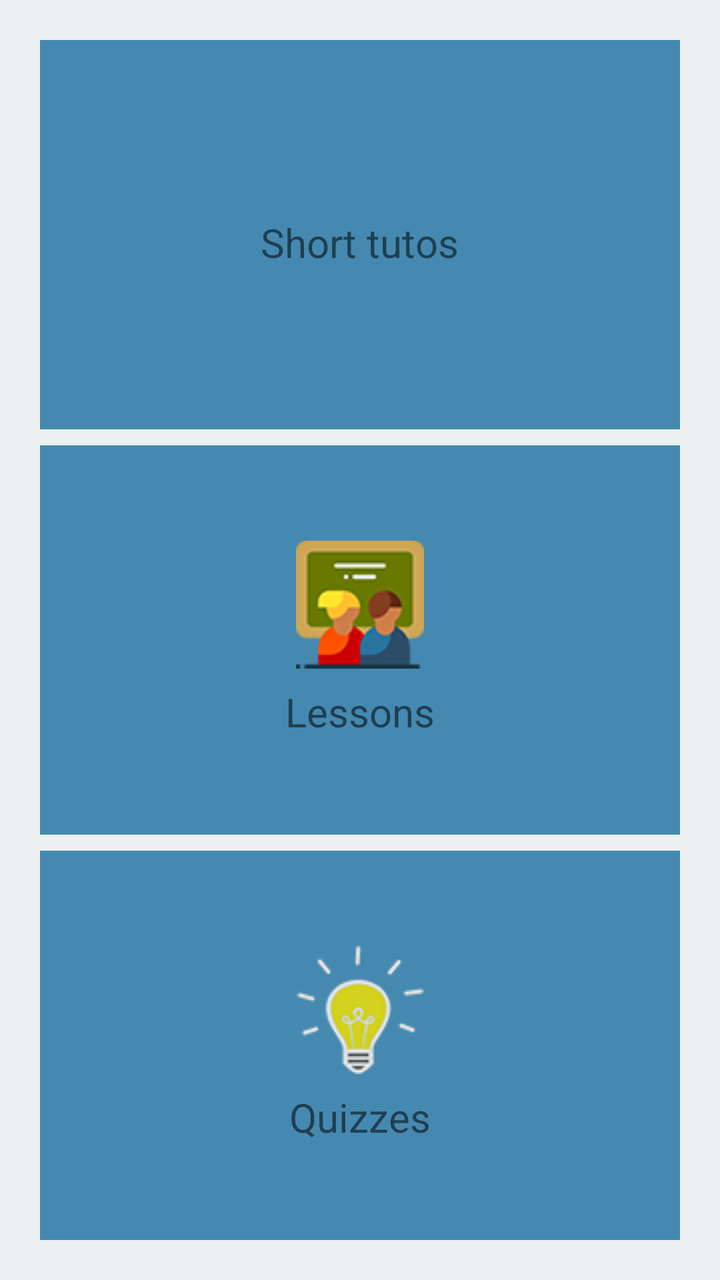
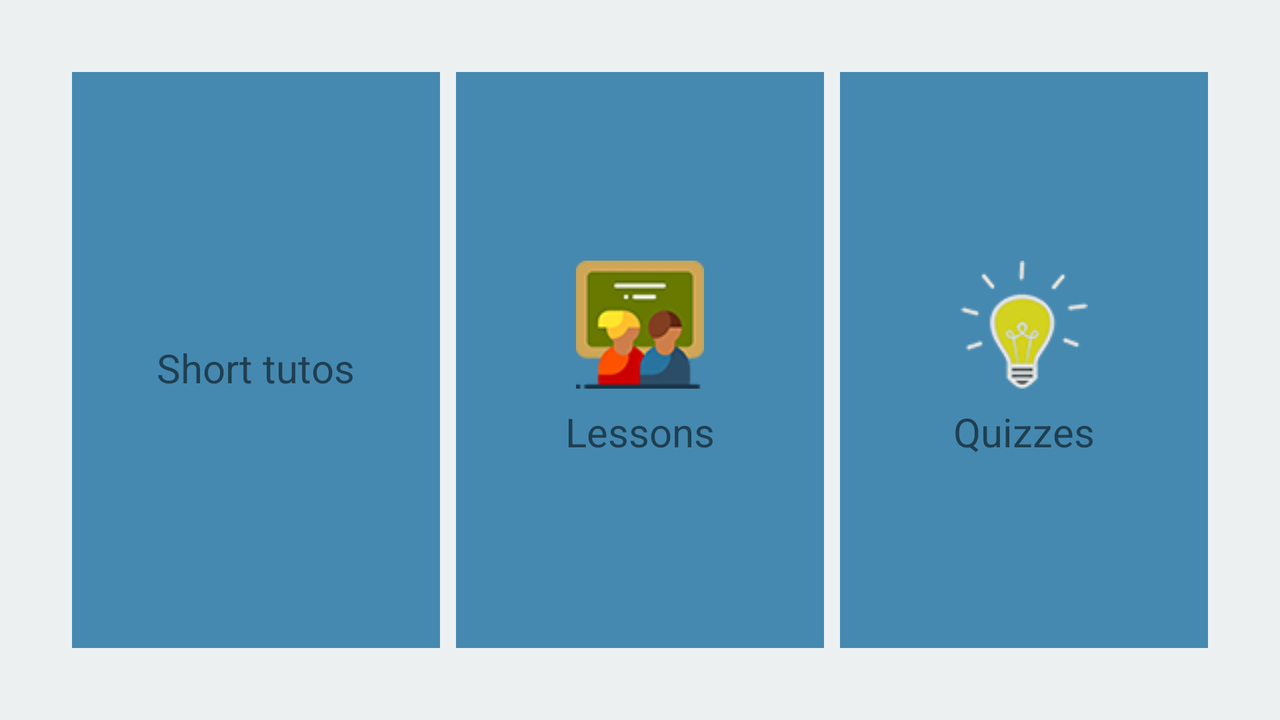

One screen, two layout resources from the same app: the default and the repository's alternative for another configuration. Each is rendered where Android would select it; the XML of both is given below.
<!-- AndroidManifest.xml: application theme AppTheme -->
<!-- res/layout/activity_main.xml -->
<?xml version="1.0" encoding="utf-8"?>
<LinearLayout
    android:id="@+id/mainLayout"
    xmlns:android="http://schemas.android.com/apk/res/android"
    xmlns:tools="http://schemas.android.com/tools"
    android:layout_width="match_parent"
    android:layout_height="match_parent"
    android:paddingBottom="@dimen/vertical_margin_medium"
    android:paddingLeft="@dimen/horizontal_margin_medium"
    android:paddingRight="@dimen/horizontal_margin_medium"
    android:paddingTop="@dimen/vertical_margin_medium"
    android:background="@color/cloud"
    android:orientation="vertical"
    tools:context="io.tatav.learningpc.activities.MainActivity">
    <RelativeLayout
        android:layout_width="match_parent"
        android:layout_height="match_parent"
        tools:layout_height="match_parent"
        tools:layout_width="match_parent"
        android:background="@color/medium_blue"
        android:layout_margin="@dimen/margin_xsmall"
        android:layout_weight="1">
        <Button
            android:layout_width="match_parent"
            android:layout_height="match_parent"
            android:id="@+id/tutoButton"
            android:background="@android:color/transparent"
            tools:layout_height="match_parent"
            tools:layout_width="match_parent" />
        <RelativeLayout
            android:layout_width="wrap_content"
            android:layout_height="wrap_content"
            android:layout_centerInParent="true">
            <ImageView
                android:layout_width="wrap_content"
                android:layout_height="wrap_content"
                android:src="@drawable/button_tuto"
                android:background="@android:color/transparent"
                android:id="@+id/tutoImageView"
                android:layout_centerHorizontal="true"/>
            <TextView
                android:layout_width="wrap_content"
                android:layout_height="wrap_content"
                android:layout_marginTop="@dimen/margin_small"
                android:text="@string/main_activity_tuto_button_title"
                android:layout_below="@+id/tutoImageView"
                android:layout_centerHorizontal="true"
                android:id="@+id/tutoTitleTextView"
                android:textSize="@dimen/text_size_xlarge"/>
        </RelativeLayout>
    </RelativeLayout>

    <RelativeLayout
        android:layout_width="match_parent"
        android:layout_height="match_parent"
        tools:layout_height="match_parent"
        tools:layout_width="match_parent"
        android:background="@color/medium_blue"
        android:layout_margin="@dimen/margin_xsmall"
        android:layout_weight="1">
        <Button
            android:layout_width="match_parent"
            android:layout_height="match_parent"
            android:id="@+id/lessonButton"
            android:background="@android:color/transparent"
            tools:layout_height="match_parent"
            tools:layout_width="match_parent" />
        <RelativeLayout
            android:layout_width="wrap_content"
            android:layout_height="wrap_content"
            android:layout_centerInParent="true">
            <ImageView
                android:layout_width="wrap_content"
                android:layout_height="wrap_content"
                android:src="@drawable/button_lesson"
                android:background="@android:color/transparent"
                android:id="@+id/lessonImageView"
                android:layout_centerHorizontal="true"/>
            <TextView
                android:layout_width="wrap_content"
                android:layout_height="wrap_content"
                android:layout_marginTop="@dimen/margin_small"
                android:text="@string/main_activity_lesson_button_title"
                android:layout_below="@+id/lessonImageView"
                android:layout_centerHorizontal="true"
                android:id="@+id/lessonTitleTextView"
                android:textSize="@dimen/text_size_xlarge"/>
        </RelativeLayout>
    </RelativeLayout>

    <RelativeLayout
        android:layout_width="match_parent"
        android:layout_height="match_parent"
        tools:layout_height="match_parent"
        tools:layout_width="match_parent"
        android:background="@color/medium_blue"
        android:layout_margin="@dimen/margin_xsmall"
        android:layout_weight="1">
        <Button
            android:layout_width="match_parent"
            android:layout_height="match_parent"
            android:id="@+id/quizzButton"
            android:background="@android:color/transparent"
            tools:layout_height="match_parent"
            tools:layout_width="match_parent"/>
        <RelativeLayout
            android:layout_width="wrap_content"
            android:layout_height="wrap_content"
            android:layout_centerInParent="true">
            <ImageView
                android:layout_width="wrap_content"
                android:layout_height="wrap_content"
                android:src="@drawable/button_quizz"
                android:background="@android:color/transparent"
                android:id="@+id/quizzImageView"
                android:layout_centerHorizontal="true"/>

            <TextView
                android:layout_width="wrap_content"
                android:layout_height="wrap_content"
                android:layout_marginTop="@dimen/margin_small"
                android:text="@string/main_activity_quizz_button_title"
                android:layout_below="@+id/quizzImageView"
                android:layout_centerHorizontal="true"
                android:id="@+id/quizzTitleTextView"
                android:textSize="@dimen/text_size_xlarge"/>
        </RelativeLayout>
    </RelativeLayout>
</LinearLayout>
<!-- resources referenced by this layout -->
<resources>
  <color name="cloud">#ECF0F1</color>
  <color name="medium_blue">#4589B0</color>
  <dimen name="horizontal_margin_medium">16dp</dimen>
  <dimen name="margin_small">8dp</dimen>
  <dimen name="margin_xsmall">4dp</dimen>
  <dimen name="text_size_xlarge">20sp</dimen>
  <dimen name="vertical_margin_medium">16dp</dimen>
  <!-- drawable button_lesson: png bitmap (drawable-large, 9059 bytes) -->
  <!-- drawable button_quizz: png bitmap (drawable-normal, 7238 bytes) -->
  <!-- drawable button_tuto: png bitmap (drawable-xlarge, 11133 bytes) -->
  <string name="main_activity_lesson_button_title">Lessons</string>
  <string name="main_activity_quizz_button_title">Quizzes</string>
  <string name="main_activity_tuto_button_title">Short tutos</string>
  <style name="AppTheme" parent="Theme.AppCompat.Light.DarkActionBar">
      
      <item name="colorPrimary">@color/medium_blue</item>
      <item name="colorPrimaryDark">@color/dark_blue</item>
      <item name="colorAccent">@color/black</item>
    </style>
  <color name="dark_blue">#1D628B</color>
  <color name="black">#000</color>
</resources>
<!-- res/layout-land/activity_main.xml (the repository's variant of the layout above) -->
<!-- drawn on the phone turned sideways -->
<?xml version="1.0" encoding="utf-8"?>
<LinearLayout
    android:id="@+id/mainLayout"
    xmlns:android="http://schemas.android.com/apk/res/android"
    xmlns:tools="http://schemas.android.com/tools"
    android:layout_width="match_parent"
    android:layout_height="match_parent"
    android:paddingBottom="@dimen/vertical_margin_large"
    android:paddingLeft="@dimen/horizontal_margin_large"
    android:paddingRight="@dimen/horizontal_margin_large"
    android:paddingTop="@dimen/vertical_margin_large"
    android:background="@color/cloud"
    android:orientation="horizontal"
    tools:context="io.tatav.learningpc.activities.MainActivity">
  <RelativeLayout
      android:layout_width="match_parent"
      android:layout_height="match_parent"
      tools:layout_height="match_parent"
      tools:layout_width="match_parent"
      android:background="@color/medium_blue"
      android:layout_margin="@dimen/margin_xsmall"
      android:layout_weight="1">
    <Button
        android:layout_width="match_parent"
        android:layout_height="match_parent"
        android:id="@+id/tutoButton"
        android:background="@android:color/transparent"
        tools:layout_height="match_parent"
        tools:layout_width="match_parent" />
    <RelativeLayout
        android:layout_width="wrap_content"
        android:layout_height="wrap_content"
        android:layout_centerInParent="true">
      <ImageView
          android:layout_width="wrap_content"
          android:layout_height="wrap_content"
          android:src="@drawable/button_tuto"
          android:background="@android:color/transparent"
          android:id="@+id/tutoImageView"
          android:layout_centerHorizontal="true"/>
      <TextView
          android:layout_width="wrap_content"
          android:layout_height="wrap_content"
          android:layout_marginTop="@dimen/margin_small"
          android:text="@string/main_activity_tuto_button_title"
          android:layout_below="@+id/tutoImageView"
          android:layout_centerHorizontal="true"
          android:id="@+id/tutoTitleTextView"
          android:textSize="@dimen/text_size_xlarge"/>
    </RelativeLayout>
  </RelativeLayout>

  <RelativeLayout
      android:layout_width="match_parent"
      android:layout_height="match_parent"
      tools:layout_height="match_parent"
      tools:layout_width="match_parent"
      android:background="@color/medium_blue"
      android:layout_margin="@dimen/margin_xsmall"
      android:layout_weight="1">
    <Button
        android:layout_width="match_parent"
        android:layout_height="match_parent"
        android:id="@+id/lessonButton"
        android:background="@android:color/transparent"
        tools:layout_height="match_parent"
        tools:layout_width="match_parent" />
    <RelativeLayout
        android:layout_width="wrap_content"
        android:layout_height="wrap_content"
        android:layout_centerInParent="true">
      <ImageView
          android:layout_width="wrap_content"
          android:layout_height="wrap_content"
          android:src="@drawable/button_lesson"
          android:background="@android:color/transparent"
          android:id="@+id/lessonImageView"
          android:layout_centerHorizontal="true"/>
      <TextView
          android:layout_width="wrap_content"
          android:layout_height="wrap_content"
          android:layout_marginTop="@dimen/margin_small"
          android:text="@string/main_activity_lesson_button_title"
          android:layout_below="@+id/lessonImageView"
          android:layout_centerHorizontal="true"
          android:id="@+id/lessonTitleTextView"
          android:textSize="@dimen/text_size_xlarge"/>
    </RelativeLayout>
  </RelativeLayout>

  <RelativeLayout
      android:layout_width="match_parent"
      android:layout_height="match_parent"
      tools:layout_height="match_parent"
      tools:layout_width="match_parent"
      android:background="@color/medium_blue"
      android:layout_margin="@dimen/margin_xsmall"
      android:layout_weight="1">
    <Button
        android:layout_width="match_parent"
        android:layout_height="match_parent"
        android:id="@+id/quizzButton"
        android:background="@android:color/transparent"
        tools:layout_height="match_parent"
        tools:layout_width="match_parent"/>
    <RelativeLayout
        android:layout_width="wrap_content"
        android:layout_height="wrap_content"
        android:layout_centerInParent="true">
      <ImageView
          android:layout_width="wrap_content"
          android:layout_height="wrap_content"
          android:src="@drawable/button_quizz"
          android:background="@android:color/transparent"
          android:id="@+id/quizzImageView"
          android:layout_centerHorizontal="true"/>

      <TextView
          android:layout_width="wrap_content"
          android:layout_height="wrap_content"
          android:layout_marginTop="@dimen/margin_small"
          android:text="@string/main_activity_quizz_button_title"
          android:layout_below="@+id/quizzImageView"
          android:layout_centerHorizontal="true"
          android:id="@+id/quizzTitleTextView"
          android:textSize="@dimen/text_size_xlarge"/>
    </RelativeLayout>
  </RelativeLayout>
</LinearLayout>
<!-- resources referenced by the variant -->
<!-- as the phone turned sideways resolves them -->
<resources>
  <color name="cloud">#ECF0F1</color>
  <color name="medium_blue">#4589B0</color>
  <dimen name="horizontal_margin_large">32dp</dimen>
  <dimen name="margin_small">8dp</dimen>
  <dimen name="margin_xsmall">4dp</dimen>
  <dimen name="text_size_xlarge">20sp</dimen>
  <dimen name="vertical_margin_large">32dp</dimen>
  <!-- drawable button_lesson: png bitmap (drawable-large, 9059 bytes) -->
  <!-- drawable button_quizz: png bitmap (drawable-normal, 7238 bytes) -->
  <!-- drawable button_tuto: png bitmap (drawable-xlarge, 11133 bytes) -->
  <string name="main_activity_lesson_button_title">Lessons</string>
  <string name="main_activity_quizz_button_title">Quizzes</string>
  <string name="main_activity_tuto_button_title">Short tutos</string>
  <style name="AppTheme" parent="Theme.AppCompat.Light.DarkActionBar">
      
      <item name="colorPrimary">@color/medium_blue</item>
      <item name="colorPrimaryDark">@color/dark_blue</item>
      <item name="colorAccent">@color/black</item>
    </style>
  <color name="dark_blue">#1D628B</color>
  <color name="black">#000</color>
</resources>
